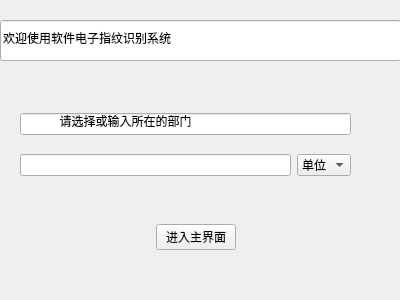
<?xml version="1.0" encoding="UTF-8"?>
<ui version="4.0">
 <class>Form</class>
 <widget class="QWidget" name="Form">
  <property name="geometry">
   <rect>
    <x>0</x>
    <y>0</y>
    <width>400</width>
    <height>300</height>
   </rect>
  </property>
  <property name="windowTitle">
   <string>Form</string>
  </property>
  <widget class="QLineEdit" name="lineEdit_2">
   <property name="geometry">
    <rect>
     <x>0</x>
     <y>20</y>
     <width>401</width>
     <height>41</height>
    </rect>
   </property>
   <property name="styleSheet">
    <string notr="true">font: 16pt &quot;Agency FB&quot;;</string>
   </property>
   <property name="text">
    <string>欢迎使用软件电子指纹识别系统</string>
   </property>
  </widget>
  <widget class="QWidget" name="">
   <property name="geometry">
    <rect>
     <x>20</x>
     <y>100</y>
     <width>331</width>
     <height>91</height>
    </rect>
   </property>
   <layout class="QVBoxLayout" name="verticalLayout">
    <item>
     <widget class="QLineEdit" name="lineEdit">
      <property name="styleSheet">
       <string notr="true">font: 12pt &quot;Agency FB&quot;;</string>
      </property>
      <property name="text">
       <string>           请选择或输入所在的部门</string>
      </property>
     </widget>
    </item>
    <item>
     <layout class="QHBoxLayout" name="horizontalLayout">
      <item>
       <widget class="QLineEdit" name="databaseNamelineEdit">
        <property name="styleSheet">
         <string notr="true">font: 12pt &quot;Agency FB&quot;;</string>
        </property>
       </widget>
      </item>
      <item>
       <widget class="QComboBox" name="comboBox">
        <property name="styleSheet">
         <string notr="true">font: 12pt &quot;Agency FB&quot;;</string>
        </property>
        <item>
         <property name="text">
          <string>单位</string>
         </property>
        </item>
       </widget>
      </item>
     </layout>
    </item>
   </layout>
  </widget>
  <widget class="QWidget" name="">
   <property name="geometry">
    <rect>
     <x>0</x>
     <y>220</y>
     <width>391</width>
     <height>35</height>
    </rect>
   </property>
   <layout class="QHBoxLayout" name="horizontalLayout_2">
    <item>
     <spacer name="horizontalSpacer">
      <property name="orientation">
       <enum>Qt::Horizontal</enum>
      </property>
      <property name="sizeHint" stdset="0">
       <size>
        <width>40</width>
        <height>20</height>
       </size>
      </property>
     </spacer>
    </item>
    <item>
     <widget class="QPushButton" name="InMainButton">
      <property name="styleSheet">
       <string notr="true">font: 12pt &quot;Agency FB&quot;;</string>
      </property>
      <property name="text">
       <string>进入主界面</string>
      </property>
     </widget>
    </item>
    <item>
     <spacer name="horizontalSpacer_2">
      <property name="orientation">
       <enum>Qt::Horizontal</enum>
      </property>
      <property name="sizeHint" stdset="0">
       <size>
        <width>40</width>
        <height>20</height>
       </size>
      </property>
     </spacer>
    </item>
   </layout>
  </widget>
 </widget>
 <resources/>
 <connections/>
</ui>
